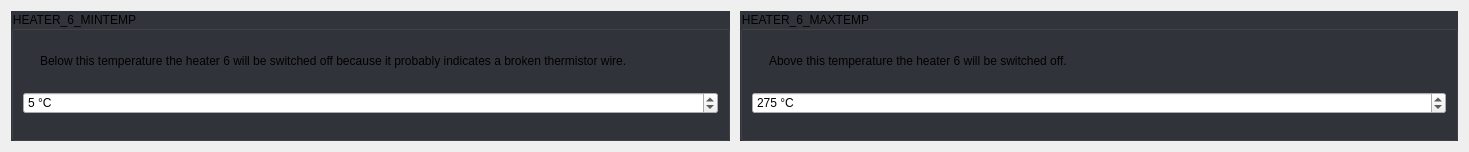
         <widget class="QWidget" name="scrollAreaWidgetContents_21">
          <property name="geometry">
           <rect>
            <x>0</x>
            <y>0</y>
            <width>1469</width>
            <height>152</height>
           </rect>
          </property>
          <property name="styleSheet">
           <string notr="true">#scrollAreaWidgetContents_21 {
	background: rgb(34, 35, 40);
}</string>
          </property>
          <layout class="QGridLayout" name="gridLayout_88">
           <property name="spacing">
            <number>10</number>
           </property>
           <item row="0" column="0">
            <widget class="QGroupBox" name="groupBox_29">
             <property name="focusPolicy">
              <enum>Qt::StrongFocus</enum>
             </property>
             <property name="styleSheet">
              <string notr="true">QGroupBox:!disabled {
	background: rgb(50, 52, 59);
}</string>
             </property>
             <property name="title">
              <string>HEATER_6_MINTEMP</string>
             </property>
             <layout class="QGridLayout" name="gridLayout_97">
              <property name="spacing">
               <number>10</number>
              </property>
              <item row="0" column="0">
               <widget class="QLabel" name="label_92">
                <property name="sizePolicy">
                 <sizepolicy hsizetype="Fixed" vsizetype="Fixed">
                  <horstretch>0</horstretch>
                  <verstretch>0</verstretch>
                 </sizepolicy>
                </property>
                <property name="text">
                 <string/>
                </property>
                <property name="pixmap">
                 <pixmap resource="../resources/resources.qrc">:/info_FILL0_wght100_GRAD0_opsz20.svg</pixmap>
                </property>
               </widget>
              </item>
              <item row="0" column="1">
               <widget class="QLabel" name="label_93">
                <property name="text">
                 <string>Below this temperature the heater 6 will be switched off because it probably indicates a broken thermistor wire.</string>
                </property>
                <property name="wordWrap">
                 <bool>true</bool>
                </property>
               </widget>
              </item>
              <item row="1" column="0" colspan="2">
               <widget class="QSpinBox" name="uHeater6MintempSpinBox">
                <property name="suffix">
                 <string> °C</string>
                </property>
                <property name="maximum">
                 <number>100</number>
                </property>
                <property name="stepType">
                 <enum>QAbstractSpinBox::AdaptiveDecimalStepType</enum>
                </property>
                <property name="value">
                 <number>5</number>
                </property>
               </widget>
              </item>
             </layout>
            </widget>
           </item>
           <item row="0" column="1">
            <widget class="QGroupBox" name="groupBox_39">
             <property name="focusPolicy">
              <enum>Qt::StrongFocus</enum>
             </property>
             <property name="styleSheet">
              <string notr="true">QGroupBox:!disabled {
	background: rgb(50, 52, 59);
}</string>
             </property>
             <property name="title">
              <string>HEATER_6_MAXTEMP</string>
             </property>
             <layout class="QGridLayout" name="gridLayout_116">
              <property name="spacing">
               <number>10</number>
              </property>
              <item row="0" column="0">
               <widget class="QLabel" name="label_113">
                <property name="sizePolicy">
                 <sizepolicy hsizetype="Fixed" vsizetype="Fixed">
                  <horstretch>0</horstretch>
                  <verstretch>0</verstretch>
                 </sizepolicy>
                </property>
                <property name="text">
                 <string/>
                </property>
                <property name="pixmap">
                 <pixmap resource="../resources/resources.qrc">:/info_FILL0_wght100_GRAD0_opsz20.svg</pixmap>
                </property>
               </widget>
              </item>
              <item row="0" column="1">
               <widget class="QLabel" name="label_114">
                <property name="text">
                 <string>Above this temperature the heater 6 will be switched off.</string>
                </property>
                <property name="wordWrap">
                 <bool>true</bool>
                </property>
               </widget>
              </item>
              <item row="1" column="0" colspan="2">
               <widget class="QSpinBox" name="uHeater6MaxtempSpinBox">
                <property name="suffix">
                 <string> °C</string>
                </property>
                <property name="maximum">
                 <number>500</number>
                </property>
                <property name="stepType">
                 <enum>QAbstractSpinBox::AdaptiveDecimalStepType</enum>
                </property>
                <property name="value">
                 <number>275</number>
                </property>
               </widget>
              </item>
             </layout>
            </widget>
           </item>
          </layout>
         </widget>
